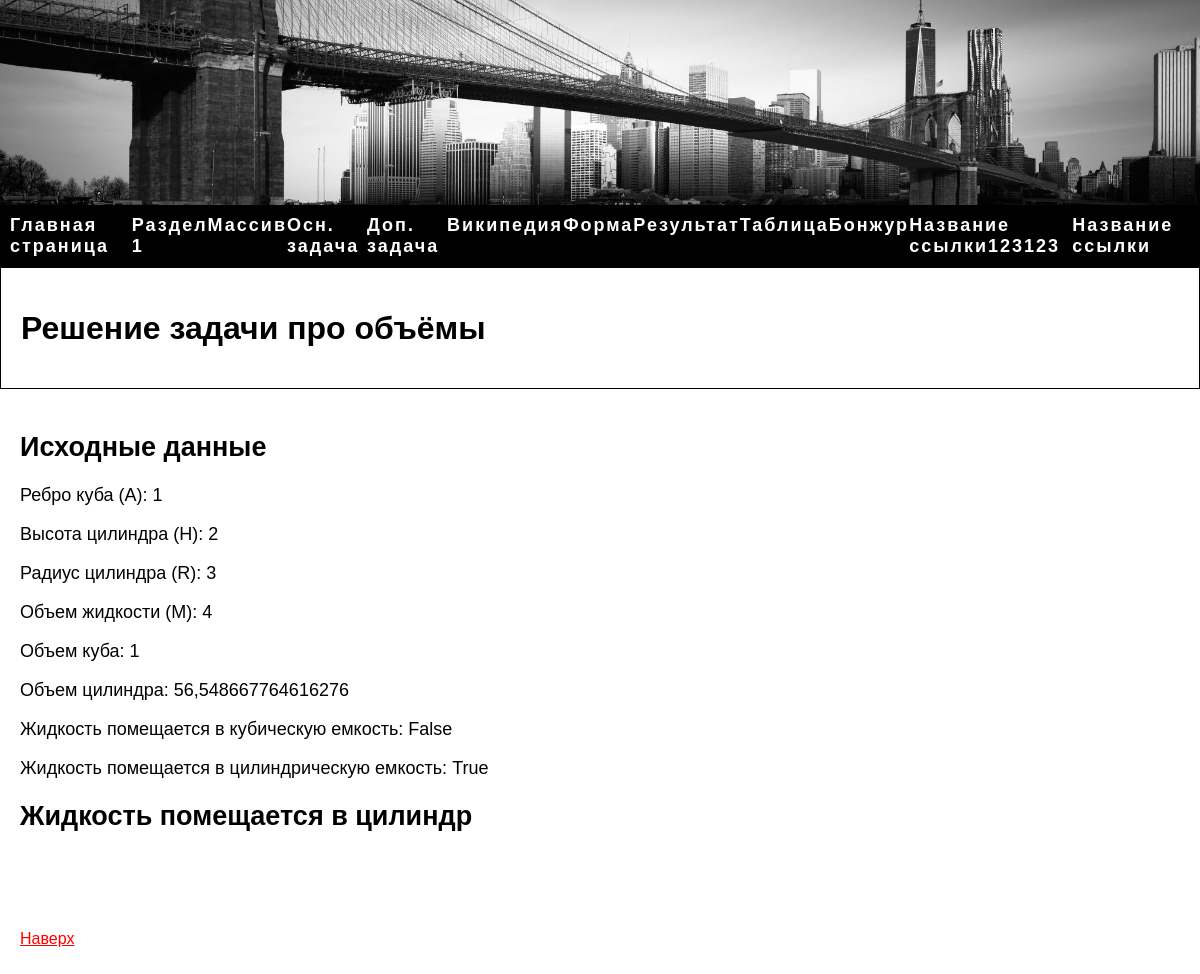
The app's page /zadacha/1/2/3/4/ with its own data.
### sait_1/models.py (models this page shows, shortened)
class Item(models.Model):
    item_title = models.CharField(verbose_name='Заголовок (title)', max_length=255, default="Заголовок")
    item_nav = models.CharField(verbose_name='Название ссылки', max_length=255, default="Название ссылки")
    item_nav_position = models.IntegerField(verbose_name='Приоритет ссылки в навигации (0 - исключить)', default=1, help_text="большее - число правее, 0 - исключить из навигации")
    item_content = models.TextField(verbose_name='Основное содержание страницы',
                                   default="Проверка сайта")
    item_current_date = models.DateTimeField(verbose_name="Дата Записи", auto_now=True)
    class Meta:
        verbose_name = 'Содержание текущей страницы'
        verbose_name_plural = 'Содержание всех страниц'
        ordering = ('-item_nav_position',) # Сортировка по убыванию позиции в навигации
    def get_absolute_url(self):
        return reverse('item_detail', kwargs={'pk': self.pk})

### sait_1/views.py (the view)
# urls.py: path("zadacha/<int:A>/<int:H>/<int:R>/<int:M>/", views.zadacha, name='zadacha'),
def zadacha(request, A, H, R, M):
    kub_volume = A**3
    cilindr_volume = R**2 * H * pi
    kub = M <= kub_volume
    cilindr = M <= cilindr_volume
    fits = "ни в одну фигуру"
    if kub and cilindr:
        fits = "в обе фигуры"
    elif kub:
        fits = "в куб"
    elif cilindr:
        fits = "в цилиндр"
    context = {
        'A': A,
        'H': H,
        'R': R,
        'M': M,
        'kub_volume': kub_volume,
        'cilindr_volume': cilindr_volume,
        'kub': kub,
        'cilindr': cilindr,
        'fits': fits,
    }
    return render(request, 'zadacha.html', context)

### sait_1/context_processors.py (called while the page is built)
def pages_processor(request):
    pages = Item.objects.exclude(item_nav_position=0).order_by('-item_nav_position') #Исключаем те у кого item_nav_position=0
    return {'pages': pages}

### sait_1/templates/zadacha.html (shortened to what this page needs)
{% extends 'base.html' %}
{% block content %}
    <h1>Решение задачи про объёмы</h1>
{% endblock %}
{% block main %}
  <h2>Исходные данные</h2>
  <p>Ребро куба (A): {{ A }}</p>
  <p>Высота цилиндра (H): {{ H }}</p>
  <p>Радиус цилиндра (R): {{ R }}</p>
  <p>Объем жидкости (M): {{ M }}</p>
  <p>Объем куба: {{ kub_volume }}</p>
  <p>Объем цилиндра: {{ cilindr_volume }}</p>
  <p>Жидкость помещается в кубическую емкость: {{ kub }}</p>
  <p>Жидкость помещается в цилиндрическую емкость: {{ cilindr }}</p>
  <h2>Жидкость помещается {{ fits }}</h2>
{% load static %}
{% endblock %}

### sait_1/templates/base.html (shortened to what this page needs)
<!DOCTYPE html>
{% load static %}
<html lang="en">
<head>
</head>
<body>
    <div class="image-wrapper">
        <a href="https://en.wikipedia.org/wiki/Brooklyn_Bridge"><img src="{% static 'sait_1/images/head.jpg' %}" ></a>
      </div>
    <div class="header">
        <a href={% url 'home' %}>Главная страница</a>
        <a href={% url 'razdel_1' %}>Раздел 1</a>
        <a href={% url 'massiv' %}>Массив</a>
        <a href={% url 'student_grades' %}>Осн. задача</a>
        <a href={% url 'zadacha' A=1 H=2 R=3 M=4 %}>Доп. задача</a>
        <a href="https://ru.wikipedia.org/" target="_blank">Википедия</a>
        <a href={% url 'abc_model_form' %}>Форма</a>
        <a href={% url 'abc_result' %}>Результат</a>
        <a href={% url 'table' %}>Таблица</a>
        {% for page in pages %}
            <a href="{{ page.get_absolute_url }}">{{ page.item_nav }}</a>
        {% endfor %}
    </div>
    <div class="content">
        {% block content %}
        {% endblock %}
    </div>
    <div class="main">
      {% block main %}
      {% endblock %}
    </div>
    <a href="#top" class="topchik">Наверх</a>
</body>
</html>

### sait_1/templates/base.html (style rules this page uses)
.image-wrapper { width: 100%; height: auto; }
.image-wrapper img { width: 100%; display: block; }
body { font-family: sans-serif; margin: 0; padding: 0; }
.header { background-color: #000; padding: 10px; display: flex; justify-content: space-around; }
.header a { color: #fff; text-decoration: none; font-family: 'Helvetica'; font-weight: bold; letter-spacing: 2px; font-size: 18px; }
.content { padding: 20px; border: 1px solid #000; }
.main { padding: 20px; font-size: 18px; }
.topchik { color: red; padding: 20px; line-height: 8 }

### records on screen
Item: item_nav "Бонжур"
Item: item_nav "Название ссылки123123"
Item: item_nav "Название ссылки"

### other values on screen
{{ A }} "1"
{{ H }} "2"
{{ R }} "3"
{{ M }} "4"
{{ kub_volume }} "1"
{{ cilindr_volume }} "56,548667764616276"
{{ kub }} "False"
{{ cilindr }} "True"
{{ fits }} "в цилиндр"
